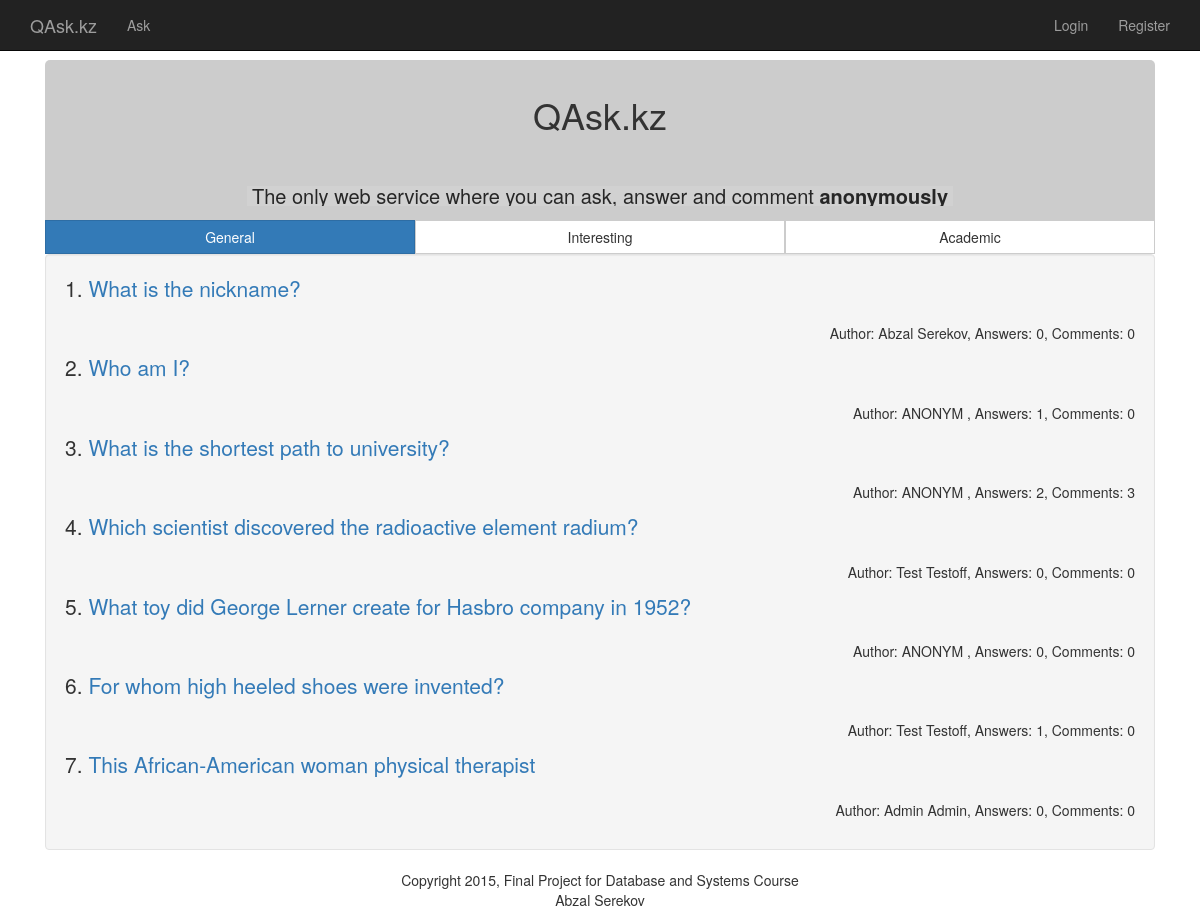
The page / on the database its author committed.
### qask_database_setup.py (models this page shows)
class Question(Base):
    __tablename__ = 'question'
    id = Column(Integer, primary_key=True)
    title = Column(String(250), nullable=False)
    body = Column(String(1000), nullable=False)
    added_time = Column(Float)
    updated_time = Column(Float)
    author_id = Column(Integer, ForeignKey('author.id'))
    author = relationship(Author)
    category_id = Column(Integer, ForeignKey('category.id'))
    category = relationship(Category)
    is_anonym = Column(Integer)

class Author (Base):
    __tablename__ = 'author'
    id = Column(Integer, primary_key=True)
    email = Column(String(250), nullable=False)
    name = Column(String(250), nullable=False)
    login = Column(String(30), nullable=False)
    password_hash = Column(String(250), nullable=False)
    added_time = Column(Float)

### main.py (the view)
@app.route('/')
def main():
	user = 0
	if "user" in session:
		user = db.query(Author).filter_by(login=session['user']).first()
	interesting = db.query(Category).filter_by(title='Interesting').one()
	interesting_questions = db.query(Question).filter_by(category_id=interesting.id).order_by(desc(Question.updated_time))
	interesting_answers = []
	interesting_comments = []
	for i in interesting_questions:
		interesting_answers.append(db.query(Answer).filter_by(question_id=i.id).count())
		interesting_comments.append(db.query(Comment).filter_by(question_id=i.id).count())
	general = db.query(Category).filter_by(title='General').one()
	general_questions = db.query(Question).filter_by(category_id=general.id).order_by(desc(Question.updated_time))
	general_answers = []
	general_comments = []
	for i in general_questions:
		general_answers.append(db.query(Answer).filter_by(question_id=i.id).count())
		general_comments.append(db.query(Comment).filter_by(question_id=i.id).count())
	academic = db.query(Category).filter_by(title='Academic').one()
	academic_questions = db.query(Question).filter_by(category_id=academic.id).order_by(desc(Question.updated_time))
	academic_answers = []
	academic_comments = []
	for i in academic_questions:
		academic_answers.append(db.query(Answer).filter_by(question_id=i.id).count())
		academic_comments.append(db.query(Comment).filter_by(question_id=i.id).count())
	return render_template('home.html',
		interesting=interesting_questions,
		interesting_answers=interesting_answers,
		interesting_comments=interesting_comments,
		general=general_questions,
		general_answers=general_answers,
		general_comments=general_comments,
		academic=academic_questions,
		academic_answers=academic_answers,
		academic_comments=academic_comments,
		user = user)

### templates/home.html (shortened to what this page needs)
{% extends 'base.html' %}
{% block body %}
<div class="container">
	<div class="col-lg-12 col-sm-12 " >
	    <div class="card hovercard">
	        <div class="card-background">
	            <img class="card-bkimg" alt="" src="http://lorempixel.com/100/100/people/9/">
	        </div>
	        <div class="useravatar">
		        <h1>QAsk.kz</h1>
	        </div>
	        <div class="card-info"> <span class="card-title">The only web service where you can ask, answer and comment <strong>anonymously</strong></span>
	        </div>
	    </div>
	    <div class="btn-pref btn-group btn-group-justified btn-group-lg" role="group" aria-label="...">
	        <div class="btn-group" role="group">
	            <button type="button" id="stars" class="btn btn-primary" href="#tab1" data-toggle="tab">
	                <div class="hidden-xs">General</div>
	            </button>
	        </div>
	        <div class="btn-group" role="group">
	            <button type="button" id="favorites" class="btn btn-default" href="#tab2" data-toggle="tab">
	                <div class="hidden-xs">Interesting</div>
	            </button>
	        </div>
	        <div class="btn-group" role="group">
	            <button type="button" id="following" class="btn btn-default" href="#tab3" data-toggle="tab">
	                <div class="hidden-xs">Academic</div>
	            </button>
	        </div>
	    </div>
	     <div class="well">
	      <div class="tab-content">
	        <div class="tab-pane fade in active" id="tab1">
	          {% for item in general %}
		          <p class="lead">{{loop.index}}. <a href="{{url_for('questionShow', category_id=item.category_id, question_id=item.id)}}">{{item.title}}</a></p>
		          <p class="text-right">Author: {% if item.is_anonym == 0 %}{{item.author.name}}{% else %} ANONYM {% endif %}, Answers: {{general_answers[loop.index-1]}}, Comments: {{general_comments[loop.index-1]}}</p>
	          {% endfor %}
	        </div>
	      </div>
	    </div>
    </div>
    </div>
{% endblock %}

### static/stylesheets/styles.css (style rules this page uses)
.card { margin-top: 20px; padding: 30px; background-color: rgba(214, 224, 226, 0.2); -webkit-border-top-left-radius:5px; -moz-border-top-left-radius:5px; border-top-left-radius:5px; -webkit-border-top-right-radius:5px; -moz-border-top-right-radius:5px; border-top-right-radius:5px; -webkit-box-sizing: border-box; -moz-box-sizing: border-box; box-sizing: border-box; }
.card.hovercard { position: relative; padding-top: 0; overflow: hidden; text-align: center; background-color: #fff; background-color: rgba(255, 255, 255, 1); }
.card.hovercard .card-background { height: 130px; }
.card-background img { -webkit-filter: blur(25px); -moz-filter: blur(25px); -o-filter: blur(25px); -ms-filter: blur(25px); filter: blur(25px); margin-left: -100px; margin-top: -200px; min-width: 130%; }
.card.hovercard .useravatar { position: absolute; top: 15px; left: 0; right: 0; }
.card.hovercard .card-info { position: absolute; bottom: 14px; left: 0; right: 0; }
.card.hovercard .card-info .card-title { padding:0 5px; font-size: 20px; line-height: 1; color: #262626; background-color: rgba(255, 255, 255, 0.1); -webkit-border-radius: 4px; -moz-border-radius: 4px; border-radius: 4px; }
.card.hovercard .card-info { overflow: hidden; font-size: 12px; line-height: 20px; color: #737373; text-overflow: ellipsis; }
.btn-pref .btn { -webkit-border-radius:0 !important; }

### rows shown on the page
Question: title "What is the nickname?", author.name "Abzal Serekov", is_anonym "0"
Question: title "Who am I?", shows "ANONYM", is_anonym "1", general_comments "0"
Question: title "What is the shortest path to university?", is_anonym "ANONYM", general_answers "2", general_comments "3"
Question: title "Which scientist discovered the radioactive element radium?", author.name "Test Testoff", is_anonym "0"
Question: title "What toy did George Lerner create for Hasbro company in 1952?", is_anonym "ANONYM", general_answers "0", general_comments "0"
Question: title "For whom high heeled shoes were invented?", author.name "Test Testoff", general_answers "1", is_anonym "0"
Question: title "This African-American woman physical therapist", author.name "Admin Admin", is_anonym "0"
